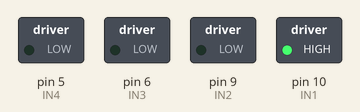
Recording of a sketch running on a simulated Arduino Uno, built with avr-gcc and run on an emulated ATmega328P. Parts: switched loads named in the sketch (green lamp = pin HIGH).

Above: at 1.0 s.
At 2.2 s:
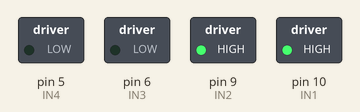
At 3.5 s:
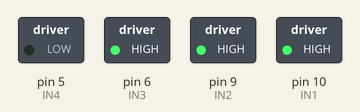
At 6.0 s:
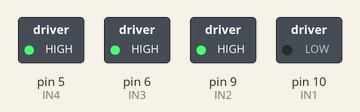
At 8.5 s:
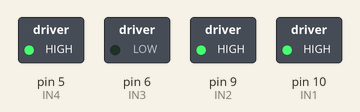
At 11.0 s:
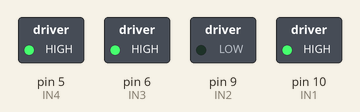
Timing chart, 0 to 13.0 s (numbered marks = the images above):
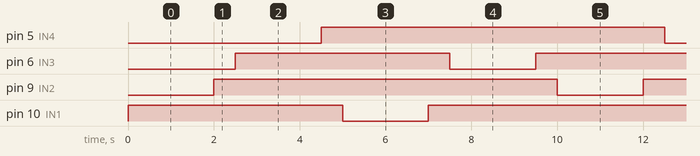

Measured:
- by itself, pin 5 (IN4), pin 9 (IN2): alternates HIGH for 8.0 s and LOW for 2.0 s
- by itself, pin 6 (IN3), pin 10 (IN1): repeats every 10.0 s: LOW 2.0 s, HIGH 8.0 s

The sketch:

codigoGabo.ino
```cpp
#define IN1 10
#define IN2 9
#define IN3 6
#define IN4 5

void setup()
{
  //Define os pinos como saida
 pinMode(IN1, OUTPUT);
 pinMode(IN2, OUTPUT);
 pinMode(IN3, OUTPUT);
 pinMode(IN4, OUTPUT);
}

void loop()
{
 //Gira o Motor A no sentido horario
 digitalWrite(IN1, HIGH);
 digitalWrite(IN2, LOW);
 delay(2000);
 //Para o motor A
 digitalWrite(IN1, HIGH);
 digitalWrite(IN2, HIGH);
 delay(500);
 //Gira o Motor B no sentido horario
 digitalWrite(IN3, HIGH);
 digitalWrite(IN4, LOW);
 delay(2000);
 //Para o motor B
 digitalWrite(IN3, HIGH);
 digitalWrite(IN4, HIGH);
 delay(500);

 //Gira o Motor A no sentido anti-horario
 digitalWrite(IN1, LOW);
 digitalWrite(IN2, HIGH);
 delay(2000);
 //Para o motor A
 digitalWrite(IN1, HIGH);
 digitalWrite(IN2, HIGH);
 delay(500);
 //Gira o Motor B no sentido anti-horario
 digitalWrite(IN3, LOW);
 digitalWrite(IN4, HIGH);
 delay(2000);
 //Para o motor B
 digitalWrite(IN3, HIGH);
 digitalWrite(IN4, HIGH);
 delay(500);
}
```
